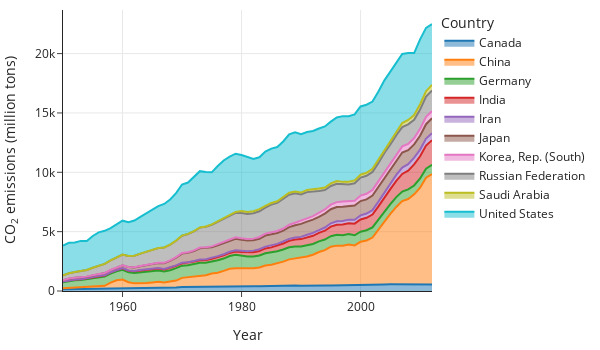

Notebook cell for this chart:
### Code cell
co2_labels ={'CO2':'CO<sub>2</sub> emissions (million tons)'}
px.area(top10, x='Year', y='CO2',
              color='Country', line_group='Country', labels = co2_labels,
              width=600, height=350)
